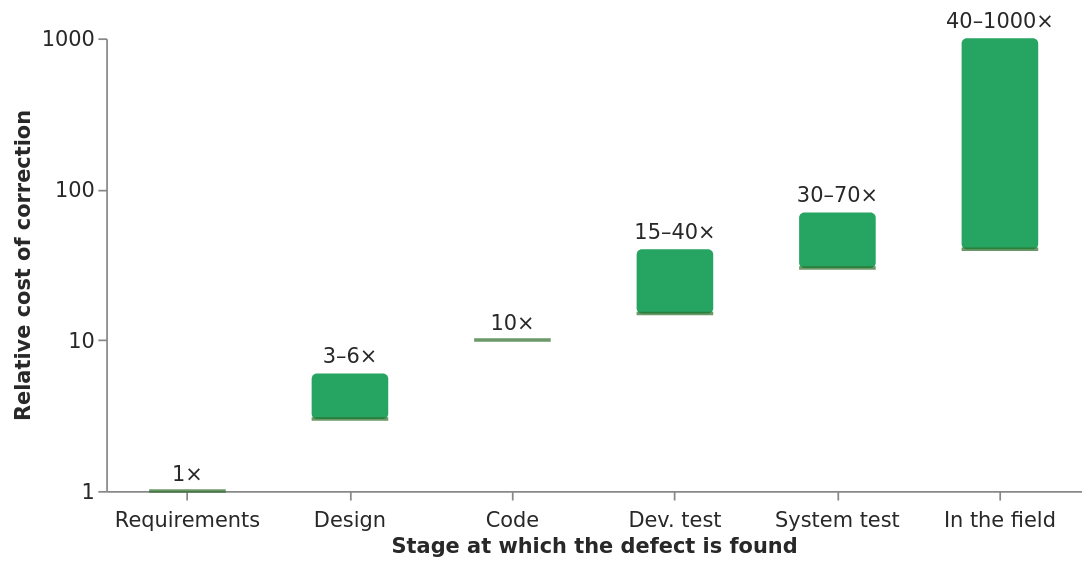

Write the Vega-Lite specification saved for this chart.
### Vega-Lite specification from a JSON file in a GitHub repository (floating-point values rounded to 4 significant figures)
{"$schema": "https://vega.github.io/schema/vega-lite/v5.json", "description": "Relative cost of correcting a defect by the stage at which it is found. Ranges, on a log scale.", "background": "transparent", "width": 560, "height": 260, "padding": 6, "config": {"font": "Tahoma, Verdana, DejaVu Sans, sans-serif", "axis": {"labelColor": "#282828", "titleColor": "#282828", "labelFontSize": 12, "titleFontSize": 12, "grid": false}, "view": {"stroke": null}}, "data": {"values": [{"stage": "Requirements", "low": 1, "high": 1, "label": "1×"}, {"stage": "Design", "low": 3, "high": 6, "label": "3–6×"}, {"stage": "Code", "low": 10, "high": 10, "label": "10×"}, {"stage": "Dev. test", "low": 15, "high": 40, "label": "15–40×"}, {"stage": "System test", "low": 30, "high": 70, "label": "30–70×"}, {"stage": "In the field", "low": 40, "high": 1000, "label": "40–1000×"}]}, "encoding": {"x": {"field": "stage", "type": "nominal", "sort": null, "axis": {"title": "Stage at which the defect is found", "labelAngle": 0, "labelPadding": 6}}}, "layer": [{"mark": {"type": "bar", "size": 44, "cornerRadiusEnd": 3, "color": "#019546", "opacity": 0.85}, "encoding": {"y": {"field": "low", "type": "quantitative", "scale": {"type": "log", "domain": [1, 1000]}, "axis": {"title": "Relative cost of correction", "values": [1, 10, 100, 1000], "format": "d"}}, "y2": {"field": "high"}}}, {"mark": {"type": "tick", "size": 44, "thickness": 2, "color": "#2D6E2A"}, "encoding": {"y": {"field": "low", "type": "quantitative"}}}, {"mark": {"type": "text", "dy": -10, "fontSize": 12, "color": "#282828"}, "encoding": {"y": {"field": "high", "type": "quantitative"}, "text": {"field": "label"}}}]}
